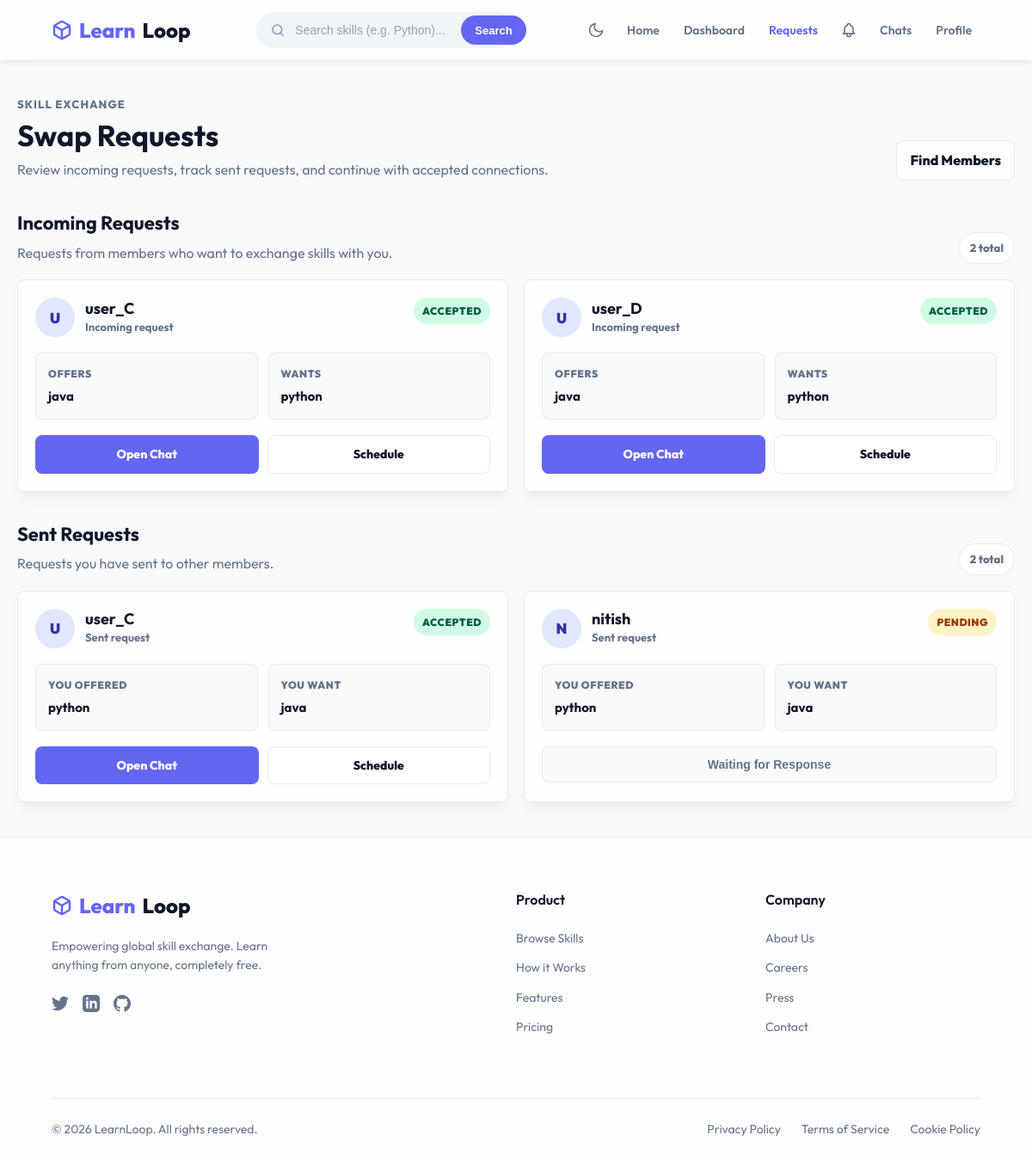
Page /requests/ (signed in) on the committed database.
### core/models.py (models this page shows, shortened)
class SwapRequest(models.Model):
    sender = models.ForeignKey(User, on_delete=models.CASCADE, related_name='sent_requests')
    receiver = models.ForeignKey(User, on_delete=models.CASCADE, related_name='received_requests')
    skill_offered = models.CharField(max_length=100)
    skill_wanted = models.CharField(max_length=100)
    status = models.CharField(max_length=20, default='pending')

### core/views.py (the view)
# urls.py: path('requests/', views.requests_view, name='requests'),
@login_required
def requests_view(request):
    received = SwapRequest.objects.filter(receiver=request.user)
    sent = SwapRequest.objects.filter(sender=request.user)
    return render(request, 'requests.html', {
        'received': received,
        'sent': sent
    })

### core/context_processors.py (called while the page is built)
def unread_notifications(request):
    if not request.user.is_authenticated:
        return {
            'navbar_unread_notifications_count': 0,
            'navbar_unread_messages_count': 0,
        }
    return {
        'navbar_unread_notifications_count': Notification.objects.filter(
            user=request.user,
            is_read=False,
        ).count(),
        'navbar_unread_messages_count': Message.objects.filter(
            receiver=request.user,
            is_read=False,
        ).count(),
    }

### core/templates/requests.html
{% extends 'base.html' %}
{% load static %}
{% block extra_css %}
<link rel="stylesheet" href="{% static 'core/css/requests.css' %}">
{% endblock %}
{% block content %}
<div class="requests-page">
    <header class="requests-header">
        <div>
            <p class="eyebrow">Skill Exchange</p>
            <h1>Swap Requests</h1>
            <p>Review incoming requests, track sent requests, and continue with accepted connections.</p>
        </div>
        <a href="/search/" class="secondary-link">Find Members</a>
    </header>
    <section class="request-section">
        <div class="section-heading">
            <div>
                <h2>Incoming Requests</h2>
                <p>Requests from members who want to exchange skills with you.</p>
            </div>
            <span class="count-pill">{{ received|length }} total</span>
        </div>
        <div class="requests-grid">
            {% for r in received %}
            <article class="request-card {% if r.status == 'pending' %}needs-action{% endif %}">
                <div class="request-top">
                    <div class="member">
                        <div class="member-avatar">{{ r.sender.username|make_list|first|upper }}</div>
                        <div>
                            <h3>{{ r.sender.username }}</h3>
                            <p>Incoming request</p>
                        </div>
                    </div>
                    <span class="status-badge {{ r.status }}">{{ r.status|title }}</span>
                </div>
                <div class="skill-panel">
                    <div>
                        <span>Offers</span>
                        <strong>{{ r.skill_offered|default:"Not specified" }}</strong>
                    </div>
                    <div>
                        <span>Wants</span>
                        <strong>{{ r.skill_wanted|default:"Not specified" }}</strong>
                    </div>
                </div>
                <div class="request-actions">
                    {% if r.status == 'pending' %}
                        <form action="{% url 'accept_request' r.id %}" method="POST">
                            {% csrf_token %}
                            <button class="btn-action btn-accept">Accept</button>
                        </form>
                        <form action="{% url 'reject_request' r.id %}" method="POST">
                            {% csrf_token %}
                            <button class="btn-action btn-reject">Reject</button>
                        </form>
                    {% elif r.status == 'accepted' %}
                        <a href="{% url 'chat' r.sender.id %}" class="btn-action btn-primary-action">Open Chat</a>
                        <a href="{% url 'create_schedule' r.sender.id %}" class="btn-action btn-secondary-action">Schedule</a>
                    {% else %}
                        <button class="btn-action btn-disabled" disabled>Request Closed</button>
                    {% endif %}
                </div>
            </article>
            {% empty %}
            <div class="empty-state">
                <h3>No incoming requests</h3>
                <p>When another member sends a swap request, it will appear here.</p>
            </div>
            {% endfor %}
        </div>
    </section>
    <section class="request-section">
        <div class="section-heading">
            <div>
                <h2>Sent Requests</h2>
                <p>Requests you have sent to other members.</p>
            </div>
            <span class="count-pill">{{ sent|length }} total</span>
        </div>
        <div class="requests-grid">
            {% for r in sent %}
            <article class="request-card">
                <div class="request-top">
                    <div class="member">
                        <div class="member-avatar">{{ r.receiver.username|make_list|first|upper }}</div>
                        <div>
                            <h3>{{ r.receiver.username }}</h3>
                            <p>Sent request</p>
                        </div>
                    </div>
                    <span class="status-badge {{ r.status }}">{{ r.status|title }}</span>
                </div>
                <div class="skill-panel">
                    <div>
                        <span>You Offered</span>
                        <strong>{{ r.skill_offered|default:"Not specified" }}</strong>
                    </div>
                    <div>
                        <span>You Want</span>
                        <strong>{{ r.skill_wanted|default:"Not specified" }}</strong>
                    </div>
                </div>
                <div class="request-actions">
                    {% if r.status == 'accepted' %}
                        <a href="{% url 'chat' r.receiver.id %}" class="btn-action btn-primary-action">Open Chat</a>
                        <a href="{% url 'create_schedule' r.receiver.id %}" class="btn-action btn-secondary-action">Schedule</a>
                    {% elif r.status == 'pending' %}
                        <button class="btn-action btn-disabled" disabled>Waiting for Response</button>
                    {% else %}
                        <button class="btn-action btn-disabled" disabled>Request Closed</button>
                    {% endif %}
                </div>
            </article>
            {% empty %}
            <div class="empty-state">
                <h3>No sent requests</h3>
                <p>Use search or dashboard matches to send your first swap request.</p>
            </div>
            {% endfor %}
        </div>
    </section>
</div>
{% endblock %}

### core/static/core/css/base.css (style rules this page uses)
:root { --primary: #6366f1; --primary-hover: #4f46e5; --bg-color: #f8fafc; --text-main: #0f172a; --text-muted: #64748b; --border-color: rgba(226, 232, 240, 0.8); --card-bg: rgba(255, 255, 255, 0.7); --nav-bg: rgba(255, 255, 255, 0.75); --radius-md: 12px; --radius-lg: 20px; --shadow-sm: 0 4px 6px -1px rgba(0, 0, 0, 0.05); --shadow-md: 0 10px 15px -3px rgba(0, 0, 0, 0.05), 0 4px 6px -2px rgba(0, 0, 0, 0.025); --shadow-lg: 0 20px 25px -5px rgba(0, 0, 0, 0.1), 0 10px 10px -5px rgba(0, 0, 0, 0.04); }
* { box-sizing: border-box; margin: 0; padding: 0; }
body { font-family: 'Outfit', 'Inter', -apple-system, BlinkMacSystemFont, 'Segoe UI', Roboto, Helvetica, Arial, sans-serif; background-color: var(--bg-color); color: var(--text-main); line-height: 1.6; min-height: 100vh; display: flex; flex-direction: column; }

### rows in the picture
SwapRequest: sender.username|make_list "U", sender.username "user_C", status "ACCEPTED", skill_offered "java", skill_wanted "python", shows "Open Chat"
SwapRequest: sender.username|make_list "U", sender.username "user_D", status "ACCEPTED", skill_offered "java", skill_wanted "python", shows "Open Chat"
SwapRequest: receiver.username|make_list "U", receiver.username "user_C", status "ACCEPTED", skill_offered "python", skill_wanted "java", shows "Open Chat"
SwapRequest: receiver.username|make_list "N", receiver.username "nitish", status "PENDING", skill_offered "python", skill_wanted "java", shows "Waiting for Response"

### other values in the picture
{{ received|length }} "2"
{{ sent|length }} "2"
